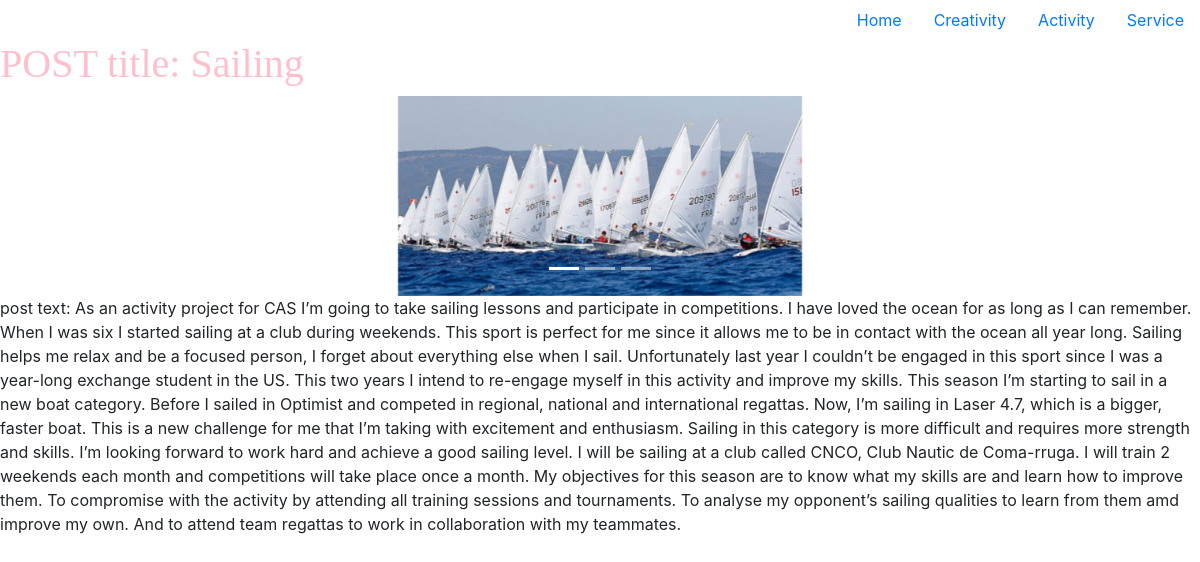
/post/1, run on the app's committed database.
### tables this page shows
CREATE TABLE "posts"(
	"post_id"       Integer NOT NULL PRIMARY KEY AUTOINCREMENT,
	"post_text"     Text NOT NULL,
	"post_img_name" Text NOT NULL,
	"post_title"    Text NOT NULL,
	"post_date"     Date );

CREATE TABLE "post_images"(
	"post_id"   Integer NOT NULL,
	"img_name"  Text NOT NULL,
	"img_order" Integer NOT NULL );

### application.py (the view)
@app.route('/post/<post_id>')
def post(post_id):
    conn_c = get_db_connection()
    conn_c.execute('SELECT * FROM posts WHERE post_id=?', (post_id,))
    post_info = conn_c.fetchone()
    conn_c.execute('SELECT * FROM post_images WHERE post_id=? ORDER BY img_order', (post_id,))
    imgs_info = conn_c.fetchall()
    num_imgs  = len(imgs_info)
    return render_template('post.html', post_text=post_info['post_text'],
                                        post_title=post_info['post_title'],
                                        post_date=post_info['post_date'],
                                        post_imgs=imgs_info,
                                        num_imgs=num_imgs)

### application.py (called while the page is built)
def get_db_connection():
    import sqlite3
    conn = sqlite3.connect('database.db')
    conn.row_factory = sqlite3.Row
    conn_c = conn.cursor()
    return conn_c

### templates/post.html (shortened to what this page needs)
{% extends "layout.html" %}
{% block content %}
  <h1>POST title: {{ post_title }}</h1>
  <div id="carouselExampleIndicators" class="carousel slide" data-ride="carousel">
    <ol class="carousel-indicators">
      {% for i in range(num_imgs) %}
        <li data-target="#carouselExampleIndicators" data-slide-to="{{i}}" {% if i == 0 %}class="active"{% endif %}></li>
      {% endfor %}
    </ol>
    <div class="carousel-inner">
      {% for img in post_imgs %}
        <div class="carousel-item {% if loop.index == 1 %}active{% endif %}">
          <img class="d-block w-100" src="../static/img/{{img['img_name']}}">
        </div>
      {% endfor %}
    </div>
    <a class="carousel-control-prev" href="#carouselExampleIndicators" role="button" data-slide="prev">
      <span class="carousel-control-prev-icon" aria-hidden="true"></span>
    </a>
    <a class="carousel-control-next" href="#carouselExampleIndicators" role="button" data-slide="next">
      <span class="carousel-control-next-icon" aria-hidden="true"></span>
    </a>
  </div>
  <p>post text: {{ post_text }}</p>
{% endblock %}

### static/css/main.css (style rules this page uses)
h1 { font-family: "Palatino Linotype", "Book Antiqua", Palatino, serif; color: pink; }
img { opacity: 1; object-fit: contain; height: 200px; }

### data on the page
posts: post_title "Sailing", post_text "As an activity project for CAS I’m going to take sailing lessons and participate in competitions. I have loved the ocean for as long as I can remember. When I was six I started sailing at a club during weekends. This sport is perfect for me since it allows me to be in contact with the ocean all year long. Sailing helps me relax and be a focused person, I forget about everything else when I sail. Unfortunately last year I couldn’t be engaged in this sport since I was a year-long exchange student in the US. This two years I intend to re-engage myself in this activity and improve my skills. This season I’m starting to sail in a new boat category. Before I sailed in Optimist and competed in…"
post_images: img_name (picture)
